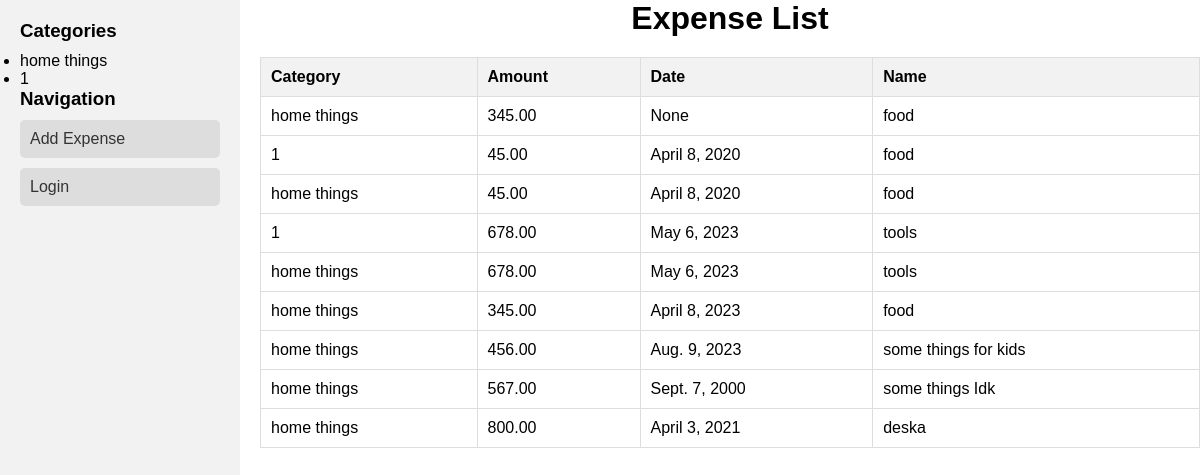
/tracker/expenses/, run on the app's committed database.
### tracker/models.py (models this page shows, shortened)
class Category(models.Model):
    name = models.CharField(max_length=255)

class Expense(models.Model):
    category = models.ForeignKey(Category, on_delete=models.CASCADE)
    amount = models.DecimalField(max_digits=10, decimal_places=2)
    date = models.DateField()
    name = models.CharField(max_length=255)

### tracker/views.py (the view)
# urls.py: path('expenses/', ExpenseListView.as_view(), name='expense_list'),
class ExpenseListView(View):
    template_name = 'tracker/expense_list.html'
    def get(self, request, *args, **kwargs):
        expenses = Expense.objects.all()
        categories = Category.objects.all()
        return render(request, self.template_name, {'expenses': expenses, 'categories': categories})

### tracker/templates/tracker/expense_list.html (shortened to what this page needs)
<!DOCTYPE html>
{% load static %}
<html lang="en">
<head>
    <link rel="stylesheet" type="text/css" href="{% static 'tracker/styles.css' %}">
</head>
<body>
    <div class="container">
        <div class="sidebar">
            <h3>Categories</h3>
            <ul>
                {% for category in categories %}
                    <li>{{ category.name }}</li>
                {% endfor %}
            </ul>
            <h3>Navigation</h3>
            <a href="{% url 'add_expense' %}">Add Expense</a>
            <a href="{% url 'register' %}">Login</a>
        </div>
<div class="content">
    <h1>Expense List</h1>
    <table>
        <thead>
            <tr>
                <th>Category</th>
                <th>Amount</th>
                <th>Date</th>
                <th>Name</th>
            </tr>
        </thead>
        <tbody>
            {% for expense in expenses %}
                <tr>
                    <td>{{ expense.category.name }}</td>
                    <td>{{ expense.amount }}</td>
                    <td>{{ expense.date }}</td>
                    <td>{{ expense.name }}</td>
                </tr>
            {% endfor %}
        </tbody>
    </table>
</div>
    </div>
</body>
</html>

### tracker/static/tracker/styles.css (style rules this page uses)
body, h1, h2, h3, p, ul, li, form, input, button { margin: 0; padding: 0; box-sizing: border-box; }
body { font-family: Arial, sans-serif; }
.container { display: flex; }
.sidebar { width: 200px; height: 100vh; background-color: #f2f2f2; padding: 20px; }
.sidebar h3 { margin-bottom: 10px; }
.sidebar a { display: block; padding: 10px; margin-bottom: 10px; text-decoration: none; color: #333; background-color: #ddd; border-radius: 5px; }
.content { flex-grow: 1; margin-left: 20px; }
h1 { text-align: center; }
table { width: 100%; border-collapse: collapse; margin-top: 20px; }
th, td { border: 1px solid #ddd; padding: 10px; text-align: left; }
th { background-color: #f2f2f2; }

### data on the page
Category: name "home things"
Category: name "1"
Expense: category.name "home things", amount "345.00", date "None", name "food"
Expense: category.name "1", amount "45.00", date "April 8, 2020", name "food"
Expense: category.name "home things", amount "45.00", date "April 8, 2020", name "food"
Expense: category.name "1", amount "678.00", date "May 6, 2023", name "tools"
Expense: category.name "home things", amount "678.00", date "May 6, 2023", name "tools"
Expense: category.name "home things", amount "345.00", date "April 8, 2023", name "food"
Expense: category.name "home things", amount "456.00", date "Aug. 9, 2023", name "some things for kids"
Expense: category.name "home things", amount "567.00", date "Sept. 7, 2000", name "some things Idk"
Expense: category.name "home things", amount "800.00", date "April 3, 2021", name "deska"
